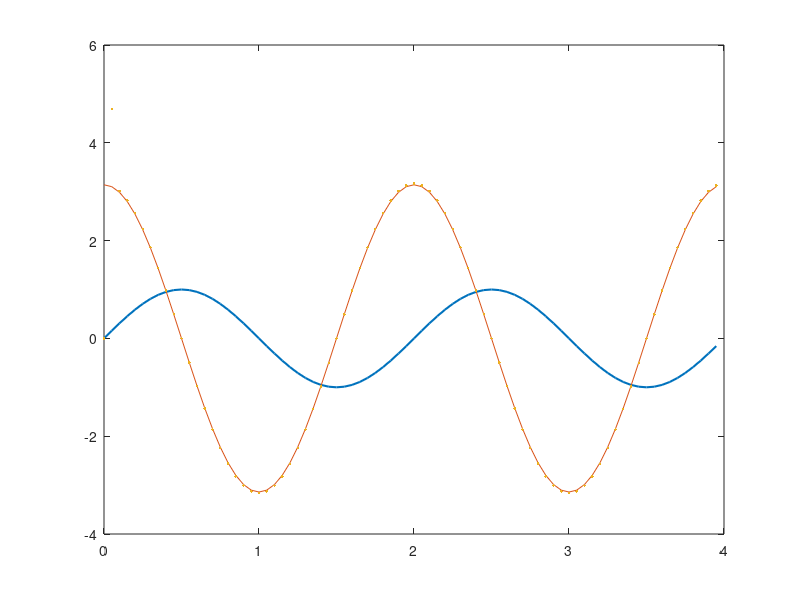

The MATLAB script that drew this image: (Note: this script raises an error after producing the figure.)
function fig6_3

% FIGURE 6.3:  Second-order backward differentiator 

clear
clc
fprintf('Figure 6.3: Second-order backward differentiator\n\n')

% Construct input

fs = 20;
T = 1/fs;
p = 80;
k = [0 : p-1];
t = k*T;
x = sin(pi*t);
rand('seed',1000)

% Compute response

b = [3 -4 1]/(2*T);
a = 1;
y_2 = filter (b,a,x);
xdot = pi*cos(pi*t);

% Plot results

figure
hp = plot (t,x,t,xdot,t,y_2,'.');
set (hp(1),'LineWidth',1.5)
set (hp(3),'LineWidth',1.5)
f_labels('Second-order differentiator','t (sec)','Signals')
text (0.9,0.5,'\it{x_a}')
text (0.12,4.65,'\it{y_2}')
text (1.3,-2.5,'\it{x_a}')
text (1.315,-2.16,'.')
legend ('Input','Derivative','Estimated derivative')
f_wait

% Add noise

d = 0.01;
w = x + f_randu(1,p,-d,d);
P_x = 1/sqrt(2)
P_v = 2*(d^3 - (-d)^3)/(3*(d - (-d)))
SNR = P_x/P_v
y = filter (b,a,w);
figure
hp = plot (t,w,t,xdot,t,y,'.');
set (hp(1),'LineWidth',1.5)
set (hp(3),'LineWidth',1.5)
f_labels('Second-order differentiator','t (sec)','Signals')
text (0.9,0.5,'\it{x_a}')
text (0.12,4.35,'{\ity_2}')
text (1.35,-1.9,'\it{x_a}')
text (1.365,-1.56,'.')
legend ('Noisy input','Derivative','Estimated derivative')
f_wait
